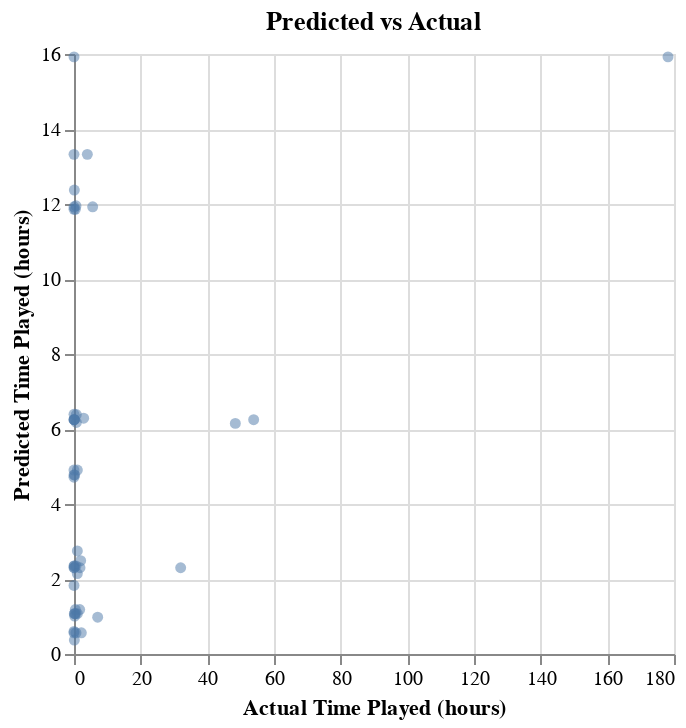

Notebook cell for this chart:
### Code cell
#Predicted vs Actual Plot
predicted_vs_actual = pd.DataFrame({
    "actual": y_test,
    "predicted": y_pred
})

predicted_vs_actual_chart=alt.Chart(predicted_vs_actual).mark_circle(opacity=0.5).encode(
    x=alt.X("actual",title='Actual Time Played (hours)'),
    y=alt.Y("predicted", title="Predicted Time Played (hours)")
).properties(
    title="Predicted vs Actual",
    width=300,
    height=300
)
predicted_vs_actual_chart

### Figure 1 — Vega-Lite specification as saved in the notebook (floating-point values rounded to 4 significant figures)
{"config": {"view": {"continuousWidth": 300, "continuousHeight": 300}}, "data": {"name": "data-feb5bdb271d3ceeb656f42cc12c0469e"}, "mark": {"type": "circle", "opacity": 0.5}, "encoding": {"x": {"field": "actual", "title": "Actual Time Played (hours)", "type": "quantitative"}, "y": {"field": "predicted", "title": "Predicted Time Played (hours)", "type": "quantitative"}}, "height": 300, "title": "Predicted vs Actual", "width": 300, "$schema": "https://vega.github.io/schema/vega-lite/v5.20.1.json", "datasets": {"data-feb5bdb271d3ceeb656f42cc12c0469e": [{"actual": 0.7, "predicted": 6.174}, {"actual": 178.2, "predicted": 15.92}, {"actual": 0.1, "predicted": 2.347}, {"actual": 0.6, "predicted": 11.95}, {"actual": 0.2, "predicted": 1.076}, {"actual": 0.0, "predicted": 0.6026}, {"actual": 0.0, "predicted": 15.92}, {"actual": 7.1, "predicted": 0.9816}, {"actual": 0.0, "predicted": 11.86}, {"actual": 32.0, "predicted": 2.3}, {"actual": 0.4, "predicted": 11.86}, {"actual": 0.1, "predicted": 6.247}, {"actual": 0.7, "predicted": 6.384}, {"actual": 1.7, "predicted": 1.184}, {"actual": 0.2, "predicted": 4.774}, {"actual": 0.0, "predicted": 2.347}, {"actual": 1.0, "predicted": 4.905}, {"actual": 0.1, "predicted": 2.3}, {"actual": 0.0, "predicted": 4.905}, {"actual": 53.9, "predicted": 6.247}, {"actual": 0.0, "predicted": 13.32}, {"actual": 1.0, "predicted": 2.747}, {"actual": 0.1, "predicted": 0.3711}, {"actual": 1.0, "predicted": 1.076}, {"actual": 48.4, "predicted": 6.15}, {"actual": 0.0, "predicted": 4.774}, {"actual": 0.6, "predicted": 0.5658}, {"actual": 0.1, "predicted": 1.076}, {"actual": 0.4, "predicted": 1.184}, {"actual": 0.0, "predicted": 1.829}, {"actual": 4.0, "predicted": 13.32}, {"actual": 0.6, "predicted": 2.347}, {"actual": 0.0, "predicted": 11.93}, {"actual": 1.8, "predicted": 2.3}, {"actual": 2.9, "predicted": 6.287}, {"actual": 0.0, "predicted": 4.716}, {"actual": 0.0, "predicted": 0.5658}, {"actual": 0.0, "predicted": 2.3}, {"actual": 0.0, "predicted": 6.247}, {"actual": 0.1, "predicted": 6.247}, {"actual": 0.1, "predicted": 12.37}, {"actual": 0.2, "predicted": 1.011}, {"actual": 1.0, "predicted": 2.145}, {"actual": 0.5, "predicted": 1.076}, {"actual": 5.6, "predicted": 11.93}, {"actual": 2.2, "predicted": 0.5658}, {"actual": 2.0, "predicted": 2.487}, {"actual": 0.0, "predicted": 6.392}, {"actual": 0.0, "predicted": 6.247}]}}
